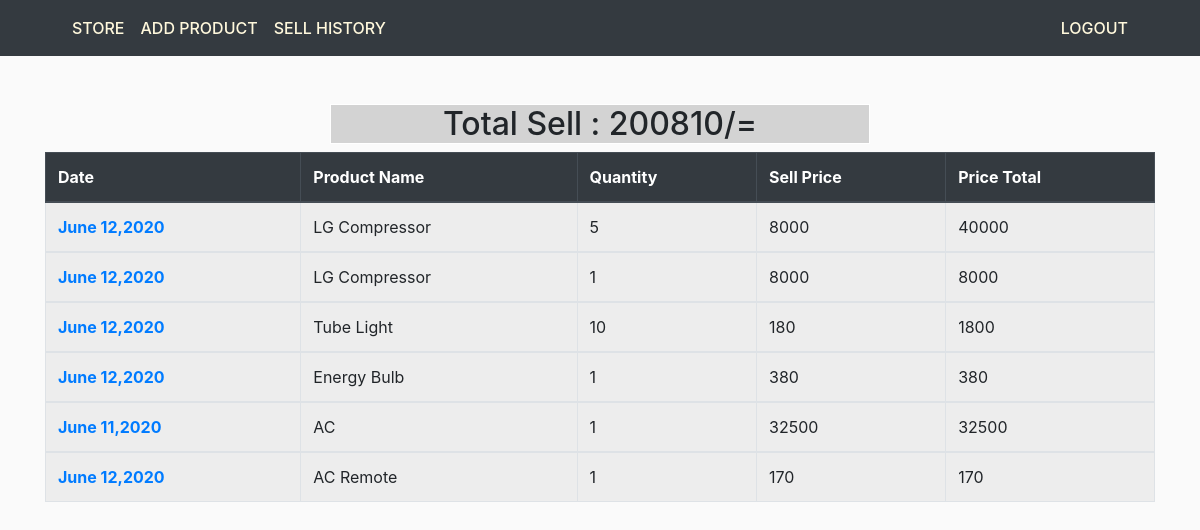
The app's page /history/0 (signed in) with its own data.
### store/models.py (models this page shows, shortened)
class History(models.Model):
    name =  models.CharField(max_length=50)
    quantity = models.IntegerField()
    price = models.IntegerField()
    total = models.IntegerField()
    date = models.DateTimeField(default = timezone.now())

### store/views.py (the view)
# urls.py: path('history/<str:data>',views.history,name='history'),
@login_required
def history(req,data):
    total=0
    if data!=1:
        data = data[0:10]
        total = History.objects.filter(date__icontains=data).aggregate(Sum('total'))
    sell = History.objects.filter(date__icontains=data)
    return render(req,'store/history.html',context={'sell':sell,'total':total})

### store/templates/store/history.html
{% extends 'store/main.html' %}
{% load static  %}
{% block content %}
<div class="row">
  <div class="col-md-3">
  </div>
  <div class="col-md-6" >
    <h2 class="d-flex justify-content-center" style=" border:1px solid white; background-color: lightgrey ;">Total Sell : {{total.total__sum}}/=</h2>
  </div>
  <div class="col-md-3">
  </div>
</div>
<div class="table-wrapper-scroll-y my-custom-scrollbar" style="position: relative;
height: 350px;
overflow: auto; display: block;">
  <table class="table table-bordered table-striped mb-0">
    <thead class="thead-dark">
      <tr>
        <th scope="col">Date</th>
        <th scope="col">Product Name</th>
        <th scope="col">Quantity</th>
        <th scope="col">Sell Price</th>
        <th scope="col">Price Total</th>
      </tr>
    </thead>
    {% for item in sell%}
    <tbody>
        <tr>
          <th scope="row"><a href="{% url 'APP:history' item.date %}"> {{item.date | date:'F d,Y'}}  </a> </th>
          <td> {{item.name}}</td>
          <td>{{item.quantity}}</td>
          <td>{{item.price}}</td>
          <td>{{item.total}}</td>
        </tr>
    </tbody>
    {% endfor %}
  </table>
</div>
{% endblock %}

### store/templates/store/main.html (shortened to what this page needs)
<!DOCTYPE html>
{% load static  %}
<html lang="en">
<head>
<link rel="stylesheet" href="http://cdn.leafletjs.com/leaflet/v0.7.7/leaflet.css" />
<link rel="stylesheet" href="https://stackpath.bootstrapcdn.com/bootstrap/4.5.0/css/bootstrap.min.css">
    <link rel="stylesheet" href="{% static 'css/main.css' %}">
</head>
<body>
    <nav class="navbar navbar-expand-lg navbar-dark bg-dark" >
      <div class="collapse navbar-collapse ml-5" id="navbarSupportedContent">
        <ul class="navbar-nav mr-auto">
          <li class="nav-item active">
            <a class="nav-link " style="color: cornsilk; font-weight: 500;  text-transform: uppercase;" href="{% url 'APP:store' %}">Store </a>
          </li>
          {% if user.is_authenticated %}
          <li class="nav-item">
            <a class="nav-link"  style="color: cornsilk; font-weight: 500;  text-transform: uppercase;" href="{% url 'APP:add_product' %}">Add Product</a>
          </li>
          <li class="nav-item">
            <a class="nav-link" style="color: cornsilk; font-weight: 500;  text-transform: uppercase;" href="{% url 'APP:history' '0' %}">Sell History</a>
          </li>
          {%endif%}
        </ul>
      </div>
      <div class="collapse navbar-collapse mr-5" id="navbarSupportedContent">
          <ul class="navbar-nav ml-auto">
            {% if user.is_authenticated %}
            <li class="nav-item">
              <a class="nav-link" style="color: cornsilk; font-weight: 500;  text-transform: uppercase;" href="{% url 'logout' %}">Logout</a>
            </li>
            {%endif%}
          </ul>
        </div>
    </nav>
    <div class="container">
        {% block content %}
        {% endblock %}
    </div>
</body>
</html>

### static/css/main.css (style rules this page uses)
body { background-color: hsl(0, 0%, 98%); }

### records on screen
History: date "June 12,2020", name "LG Compressor", quantity "5", price "8000", total "40000"
History: date "June 12,2020", name "LG Compressor", quantity "1", price "8000", total "8000"
History: date "June 12,2020", name "Tube Light", quantity "10", price "180", total "1800"
History: date "June 12,2020", name "Energy Bulb", quantity "1", price "380", total "380"
History: date "June 11,2020", name "AC", quantity "1", price "32500", total "32500"
History: date "June 12,2020", name "AC Remote", quantity "1", price "170", total "170"

### other values on screen
{{ total.total__sum }} "200810"
